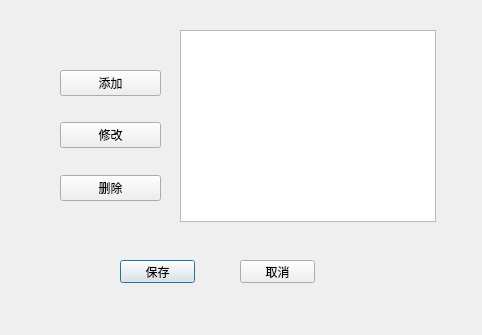
<?xml version="1.0" encoding="UTF-8"?>
<ui version="4.0">
 <class>ConfigDlg</class>
 <widget class="QDialog" name="ConfigDlg">
  <property name="geometry">
   <rect>
    <x>0</x>
    <y>0</y>
    <width>482</width>
    <height>335</height>
   </rect>
  </property>
  <property name="windowTitle">
   <string>Dialog</string>
  </property>
  <widget class="QTableWidget" name="tableWidget">
   <property name="geometry">
    <rect>
     <x>180</x>
     <y>30</y>
     <width>256</width>
     <height>192</height>
    </rect>
   </property>
  </widget>
  <widget class="QPushButton" name="btn_Save">
   <property name="geometry">
    <rect>
     <x>120</x>
     <y>260</y>
     <width>75</width>
     <height>23</height>
    </rect>
   </property>
   <property name="text">
    <string>保存</string>
   </property>
  </widget>
  <widget class="QWidget" name="layoutWidget">
   <property name="geometry">
    <rect>
     <x>60</x>
     <y>50</y>
     <width>101</width>
     <height>171</height>
    </rect>
   </property>
   <layout class="QVBoxLayout" name="verticalLayout">
    <item>
     <spacer name="verticalSpacer_4">
      <property name="orientation">
       <enum>Qt::Orientation::Vertical</enum>
      </property>
      <property name="sizeHint" stdset="0">
       <size>
        <width>20</width>
        <height>40</height>
       </size>
      </property>
     </spacer>
    </item>
    <item>
     <widget class="QPushButton" name="btn_Add">
      <property name="text">
       <string>添加</string>
      </property>
     </widget>
    </item>
    <item>
     <spacer name="verticalSpacer">
      <property name="orientation">
       <enum>Qt::Orientation::Vertical</enum>
      </property>
      <property name="sizeHint" stdset="0">
       <size>
        <width>20</width>
        <height>40</height>
       </size>
      </property>
     </spacer>
    </item>
    <item>
     <widget class="QPushButton" name="btn_Modify">
      <property name="text">
       <string>修改</string>
      </property>
     </widget>
    </item>
    <item>
     <spacer name="verticalSpacer_2">
      <property name="orientation">
       <enum>Qt::Orientation::Vertical</enum>
      </property>
      <property name="sizeHint" stdset="0">
       <size>
        <width>20</width>
        <height>40</height>
       </size>
      </property>
     </spacer>
    </item>
    <item>
     <widget class="QPushButton" name="btn_Delete">
      <property name="text">
       <string>删除</string>
      </property>
     </widget>
    </item>
    <item>
     <spacer name="verticalSpacer_3">
      <property name="orientation">
       <enum>Qt::Orientation::Vertical</enum>
      </property>
      <property name="sizeHint" stdset="0">
       <size>
        <width>20</width>
        <height>40</height>
       </size>
      </property>
     </spacer>
    </item>
   </layout>
  </widget>
  <widget class="QPushButton" name="btn_Cancel">
   <property name="geometry">
    <rect>
     <x>240</x>
     <y>260</y>
     <width>75</width>
     <height>23</height>
    </rect>
   </property>
   <property name="text">
    <string>取消</string>
   </property>
  </widget>
 </widget>
 <resources/>
 <connections/>
</ui>
